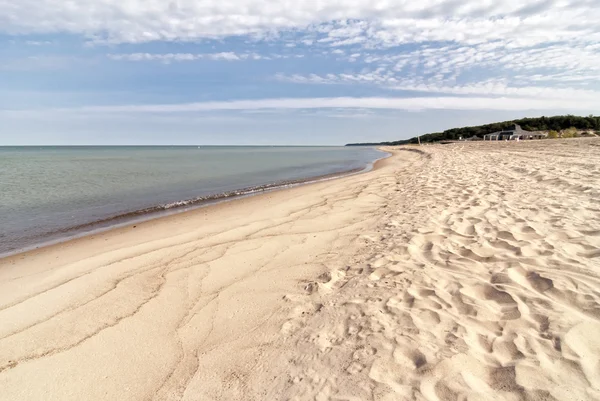
#> input picture Dataset/Clean/10.jpg, 600 x 401 px, found by its file name; its folder holds only this picture in this run
$ jupyter execute --allow-errors PercobaanF.ipynb   (older library calls are emulated)
#> lines starting #> are read from the running program, lines starting #| are printed output that depends on the picture; after the words box and inside, x2 and y2 are one past the last pixel; in counts of white or black regions, pixels touching at a corner belong together
# Threshold - Dilasi

[cell 1]
# Import library yang kalian butuhkan
import os
import cv2 as cv
import matplotlib.pyplot as plt
import numpy as np
import pandas as pd
from sklearn.model_selection import train_test_split, cross_val_predict
from sklearn.metrics import accuracy_score, classification_report
from skimage.feature import graycomatrix, graycoprops
from scipy.stats import entropy
from sklearn.ensemble import RandomForestClassifier
from sklearn.svm import SVC
from sklearn.neighbors import KNeighborsClassifier
from sklearn.metrics import accuracy_score, precision_score, recall_score, f1_score, confusion_matrix, classification_report
from sklearn.metrics import (confusion_matrix, ConfusionMatrixDisplay)
import seaborn as sns
from collections import Counter

[cell 2]
# fungsi untuk crop citra ke ukuran 1 banding 1
def crop_to_1by1(citra_input):
    tinggi, panjang = citra_input.shape[:2]

    if(panjang == tinggi):
        print(f"{tinggi} == {panjang}\n tidak perlu crop ke 1:1")
        return citra_input

    if panjang < tinggi:
        terpendek = panjang
    elif panjang > tinggi:
        terpendek = tinggi

    hasil = np.zeros((terpendek, terpendek), dtype=citra_input.dtype)

    if panjang > tinggi:
        offset = (panjang - terpendek) // 2
        for i in range(terpendek):
            for j in range(terpendek):
                hasil[i, j] = citra_input[i, j + offset]
    else:
        offset = (tinggi - terpendek) // 2
        for i in range(terpendek):
            for j in range(terpendek):
                hasil[i, j] = citra_input[i + offset, j]

    return hasil

[cell 3]
# fungsi untuk resize citra agar semuanya memiliki ukuran yang sama
def resize(citra_input, tinggi_baru, panjang_baru):
    tinggi, panjang = citra_input.shape[:2]
    resized_citra = np.zeros((tinggi_baru, panjang_baru), dtype=citra_input.dtype)

    y_ratio = tinggi / tinggi_baru
    x_ratio = panjang / panjang_baru

    for i in range(tinggi_baru):
        for j in range(panjang_baru):
            src_y = int(i * y_ratio)
            src_x = int(j * x_ratio)
            resized_citra[i, j] = citra_input[src_y, src_x]

    return resized_citra

## Data Loading

Buat struktur folder dataset sebagai berikut:
```
.
└──dataset
    ├── label1
	├── image1.jpg
	├── image2.jpg
	└── image3.jpg
    ├── label2
    └── label3
    └── dst...
```

[cell 4]
data = []
labels = []
file_name = []
for sub_folder in os.listdir("dataset\\"):
    sub_folder_files = os.listdir(os.path.join("dataset\\", sub_folder))
    for i, filename in enumerate(sub_folder_files):
        img_path = os.path.join("dataset\\", sub_folder, filename)
        img = cv.imread(img_path)
#> img is the input picture: shape (401, 600, 3); mean B, G, R 184.3, 193.2, 201.6
        img = img.astype(np.uint8)
        img = cv.cvtColor(img, cv.COLOR_BGR2GRAY)
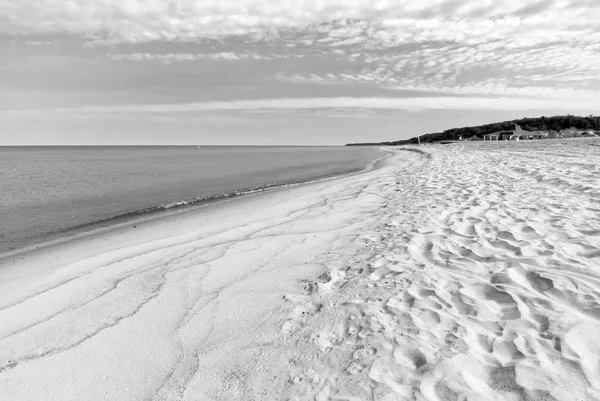
#> img: shape (401, 600); min 0, max 255, mean 194.7
        img = crop_to_1by1(img)
#> after the loop in crop_to_1by1, `for i in range(terpendek):`:
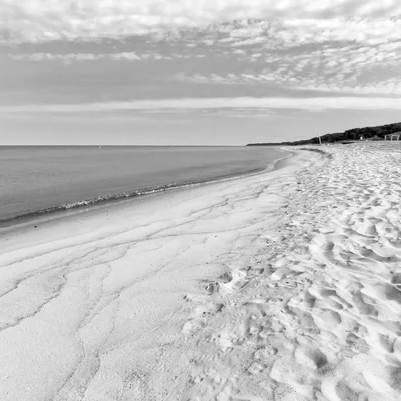
#> hasil: shape (401, 401); min 0, max 255, mean 194.6
        img = resize(img, 140, 140)
#> after the loop in resize, `for i in range(tinggi_baru):`:
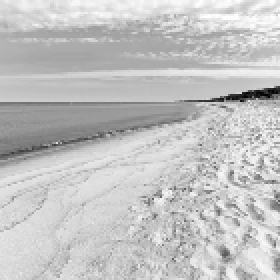
#> resized_citra: shape (140, 140) (shown 2 times larger); min 0, max 255, mean 194.7

        data.append(img)
        labels.append(sub_folder)
        name = os.path.splitext(filename)[0]
        file_name.append(filename)
#> pass 2 of the loop `for sub_folder in os.listdir("dataset\\"):`:
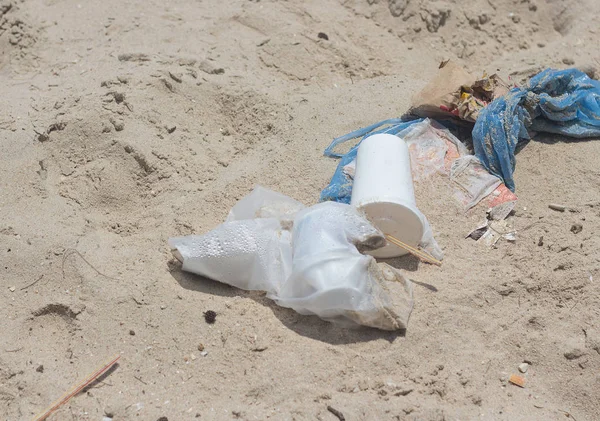
#> input picture Dataset/Dirt/depositphotos_166622224-stock-photo-beach-pollution-concept.jpg, 600 x 421 px, found by its file name
#> img is the input picture: shape (421, 600, 3); mean B, G, R 155.9, 167, 175.7
#> after the loop in crop_to_1by1 (call 2), `for i in range(terpendek):`:
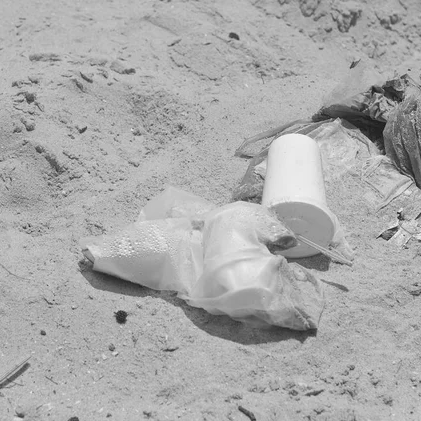
#> hasil: shape (421, 421); min 23, max 247, mean 170.5
#> after the loop in resize (call 2), `for i in range(tinggi_baru):`:
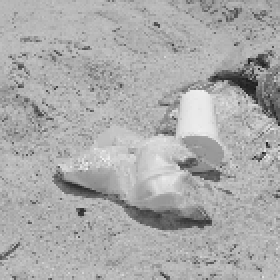
#> resized_citra: shape (140, 140) (shown 2 times larger); min 23, max 243, mean 170.7

data = np.array(data)
labels = np.array(labels)

## fungsi untuk mencari ukuran terkecil dari semua gambar

[cell 5]
# [12 lines of commented-out code are left out]

[cell 6]
# min_h, min_w = get_min_dimensions(data)
# print(f"Minimum height: {min_h}, Minimum width: {min_w}")

## Data Understanding

[cell 7]
# -----------------------------
# 1. Menampilkan Jumlah Data
print("Jumlah total gambar:", len(data))
#| Jumlah total gambar: 2
print("Jumlah kelas:", len(np.unique(labels)))
print("Distribusi per kelas:", Counter(labels))

[cell 8]
# -----------------------------
# 2. Visualisasi Distribusi Data
label_df = pd.DataFrame({'Label': labels})
plt.figure(figsize=(6,4))
sns.countplot(x='Label', data=label_df)
plt.title("Distribusi Gambar per Kelas")
plt.xlabel("Kelas")
plt.ylabel("Jumlah Gambar")
plt.tight_layout()
plt.show()
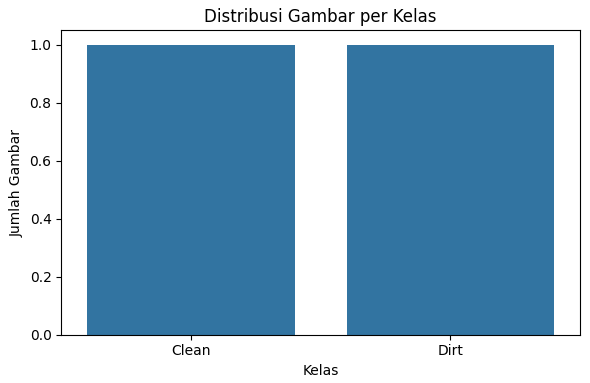
#> figure drawn by matplotlib, 1 panel

[cell 9]
# -----------------------------
# 3. Menampilkan Sample Gambar per Kelas
unique_labels = np.unique(labels)
plt.figure(figsize=(15, 10))  # disesuaikan agar muat 5 kolom

for i, label in enumerate(unique_labels):
    idxs = np.where(labels == label)[0][:5]  # ambil 5 indeks pertama untuk label ini
    for j, idx in enumerate(idxs):
        plt.subplot(len(unique_labels), 5, i*5 + j + 1)
        plt.imshow(data[idx], cmap='gray')
        plt.title(f"{label} ({j+1})")
        plt.axis('off')

plt.suptitle("Contoh Citra per Kelas", fontsize=14)
plt.tight_layout()
plt.show()

[cell 10]
# [21 lines of commented-out code are left out]

[cell 11]
# [21 lines of commented-out code are left out]

## Data Augmentation

### Define Augmentation Function

[cell 12]
# [7 lines of commented-out code are left out]

[cell 13]
# print("Data sebelum augmentasi: ", len(data))
# print("Data setelah augmentasi: ", len(data_augmented))

## Data Preparation

### Define Preprocessing Function

[cell 14]
# fungsi dari rizal untuk threshold dan balik
def threshold_dan_balik(image, batas):
    hasil = np.copy(image)
    hasil[hasil>=batas] = 255
    hasil[hasil<batas] = 0

    for i in range(hasil.shape[0]):
        for j in range(hasil.shape[1]):
            if(hasil[i][j]==0):
                hasil[i][j]=255
            else:
                hasil[i][j]=0
    return hasil

[cell 15]
# kernel untuk dilasi
kernel = np.array([[0,0,1,0,0],
                   [0,1,1,1,0],
                   [1,1,1,1,1],
                   [0,1,1,1,0],
                   [0,0,1,0,0]])

# fungsi untuk dilasi
def dilasi(image,kernel):
    height, width = image.shape
    k_height, k_width = kernel.shape
    center = k_height//2
    hasil = np.zeros((height, width))
    for i in range(center, height-center):
        for j in range(center, width-center):
            if image[i,j] == 255:
                for k in range(k_height):
                    for l in range(k_width):
                        if kernel[k,l] == 1:
                            hasil[i+k-center,j+l-center] = 255
            else:
                if hasil[i,j] !=255:
                    hasil[i,j] = 0
    return hasil

[cell 16]
def prepro3():
    pass

def prepro4():
    pass

### Preprocessing

[cell 17]
# pada bagian ini bisa gunakan data yang sebelum augmentasi atau setelah augmentasi
dataPreprocessed = [] # variabel ini digunakan untuk menyimpan img hasil preprocessing
for i in range(len(data)): # Loop through each image and do preprocessing
	img = data[i] # ambil img yang akan dipreprocessing dari array data
	img = threshold_dan_balik(img, 100) # proses img dengan threshold_dan_balik dengan ambang batas
	img = dilasi(img, kernel) # proses lagi img dengan dilasi

	dataPreprocessed.append(img) # tambah dataPreprocessed dengan img yang tadi telah diproses
#> this loop made 2 passes
#> (height in dilasi, width in dilasi, k_height in dilasi, k_width in dilasi, center in dilasi) on passes 1 to 2: (140, 140, 5, 5, 2), (140, 140, 5, 5, 2)
#> pass 1, `img = threshold_dan_balik(img, 100)`:
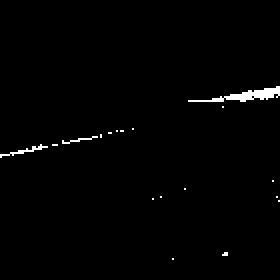
#> img: shape (140, 140) (shown 2 times larger); 1.1% white; 18 white regions (15 under 20 px), largest, box (x1, y1, x2, y2) and area: (94, 43, 140, 51) 137, (0, 72, 24, 79) 36, (31, 68, 49, 72) 20
#> pass 1, `img = dilasi(img, kernel)`:
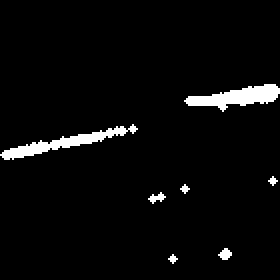
#> img: shape (140, 140) float64 (shown 2 times larger); 3.8% white; 7 white regions (3 under 20 px), largest, box (x1, y1, x2, y2) and area: (92, 42, 140, 56) 329, (0, 62, 69, 80) 318, (109, 124, 116, 130) 27, (74, 96, 83, 102) 26
#> pass 2, `img = threshold_dan_balik(img, 100)`:
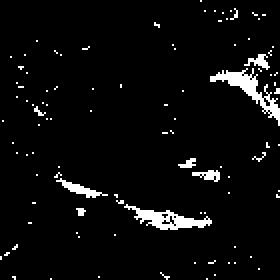
#> img: shape (140, 140) (shown 2 times larger); 4.5% white; 100 white regions (94 under 20 px), largest, box (x1, y1, x2, y2) and area: (105, 34, 140, 63) 253, (62, 102, 106, 115) 224, (28, 89, 54, 99) 81, (96, 85, 110, 91) 47, (122, 27, 135, 35) 46, (89, 79, 98, 84) 26
#> pass 2, `img = dilasi(img, kernel)`:
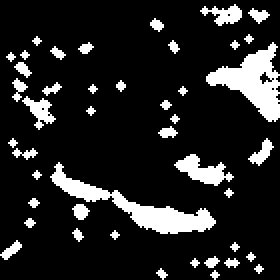
#> img: shape (140, 140) float64 (shown 2 times larger); 14% white; 44 white regions (23 under 20 px), largest, box (x1, y1, x2, y2) and area: (25, 81, 108, 117) 724, (103, 21, 140, 61) 659, (87, 77, 117, 93) 222
#> after the loop, dataPreprocessed = 2 items

dataPreprocessed = np.array(dataPreprocessed) # ubah jadi numpy array

[cell 18]
# -----------------------------
# 3. Menampilkan Sample Gambar per Kelas
unique_labels = np.unique(labels)
plt.figure(figsize=(15, 10))  # disesuaikan agar muat 5 kolom

for i, label in enumerate(unique_labels):
    idxs = np.where(labels == label)[0][:5]  # ambil 5 indeks pertama untuk label ini
    for j, idx in enumerate(idxs):
        plt.subplot(len(unique_labels), 5, i*5 + j + 1)
        plt.imshow(dataPreprocessed[idx], cmap='gray')
        plt.title(f"{label} ({j+1})")
        plt.axis('off')

plt.suptitle("Contoh Citra per Kelas Setelah Preprocessing (Threshold Balik + Dilasi)", fontsize=14)
plt.tight_layout()
plt.show()

[cell 19]
# [20 lines of commented-out code are left out]

[cell 20]
# [20 lines of commented-out code are left out]

[cell 21]
print(type(img))           # Cek apakah ini NumPy array
#| <class 'numpy.ndarray'>
print(img.dtype)           # Cek tipe data elemen (misal: uint8, float32, dll)
#| float64
print(img.shape)           # Ukuran array (dimensi)
#| (140, 140)
